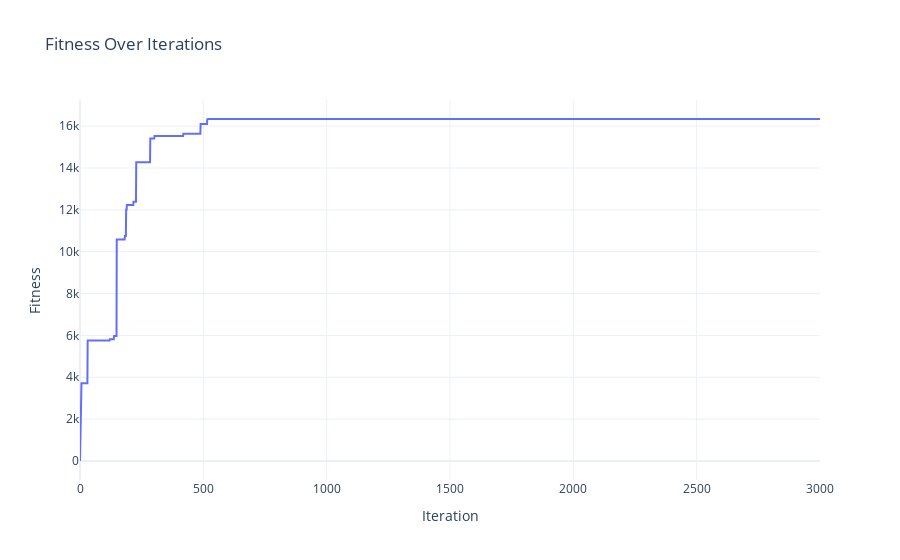

This figure's notebook cell:
### Code cell
from algos.woa import WOA
from algos.pso import PSO
from algos.hill import HC

eval_fn = make_eval_fn(complex_bot_signal, price)

woa = HC(
    eval_fn,
    [
        # (0.01, 1),
        # (0.01, 1),
        # (0.01, 1),
        # (2, len(test_price)/2),
        # (2, len(test_price)/2),
        # (2, len(test_price)/2),
        # (0.01, 1),
        # (0.01, 1),
        # (0.01, 1),
        # (0.01, 1),
        # (2, len(test_price)/2),
        # (2, len(test_price)/2),
        # (2, len(test_price)/2),
        # (0.01, 1),

        (0, 10),
        (0, 10),
        (0, 10),
        (1, 10),
        (1, 10),
        (1, 10),
        (0.01, 1),
        (0, 10),
        (0, 10),
        (0, 10),
        (11, 40),
        (11, 40),
        (11, 40),
        (0.01, 1),
    ],
    [3, 4, 5, 10, 11, 12],
)

woa.optimise()

print("best sol: ", woa.best_params)
print("best score: ", eval_fn(woa.best_params))

### Figure 1 — Plotly figure (JSON) as saved in the notebook; plotly's stock layout.template omitted (floating-point values rounded to 4 significant figures; data arrays with more than 128 entries replaced by an {"elided": "..."} marker saying what was removed)
{"data": [{"mode": "lines", "name": "Fitness", "type": "scatter", "y": {"elided": "3001 float values"}}], "layout": {"title": {"text": "Fitness Over Iterations"}, "xaxis": {"title": {"text": "Iteration"}}, "yaxis": {"title": {"text": "Fitness"}}}}
